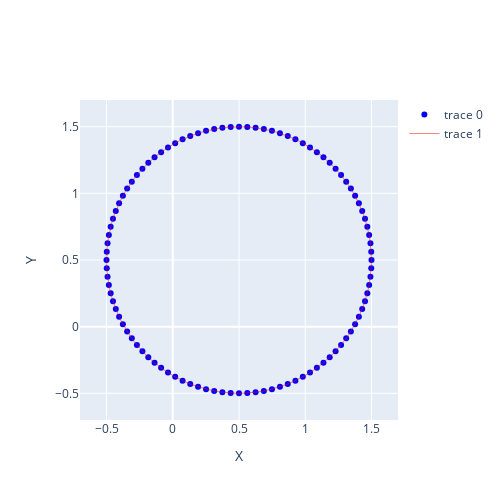

Notebook code cell kept with this figure:
### Code cell
import torch
import matplotlib.pyplot as plt
from utils.embeddings import sample_circle_features

bias = torch.tensor([0.5, 0.5])

torch.manual_seed(0)

num_features = 100
features = sample_circle_features(num_features, bias, random=False)

import plotly.graph_objects as go
import numpy as np

# Create scatter plot

hover_text = [f"Feature {i}: {feature}" for i, feature in enumerate(features)]
scatter = go.Scatter(
    x=features[:, 0],
    y=features[:, 1],
    mode='markers',
    marker=dict(color='blue'),
    hovertext=hover_text,
    hovertemplate='Feature: %{hovertext}<br>Latent: %{x:.2f}, %{y:.2f}<extra></extra>',
)

# Create circle
theta = np.linspace(0, 2*np.pi, 100)
x = bias[0] + np.cos(theta)
y = bias[1] + np.sin(theta)
circle = go.Scatter(
    x=x,
    y=y,
    mode='lines',
    line=dict(color='red', width=0.5),
    hoverinfo='none'
)

# Create layout
layout = go.Layout(
    width=500,
    height=500,
    xaxis=dict(range=[bias[0]-1.2, bias[0]+1.2]),
    yaxis=dict(range=[bias[1]-1.2, bias[1]+1.2]),
    xaxis_title="X",
    yaxis_title="Y",
)

# Create figure and add traces
fig = go.Figure(data=[scatter, circle], layout=layout)

# Show the plot
fig.show()
